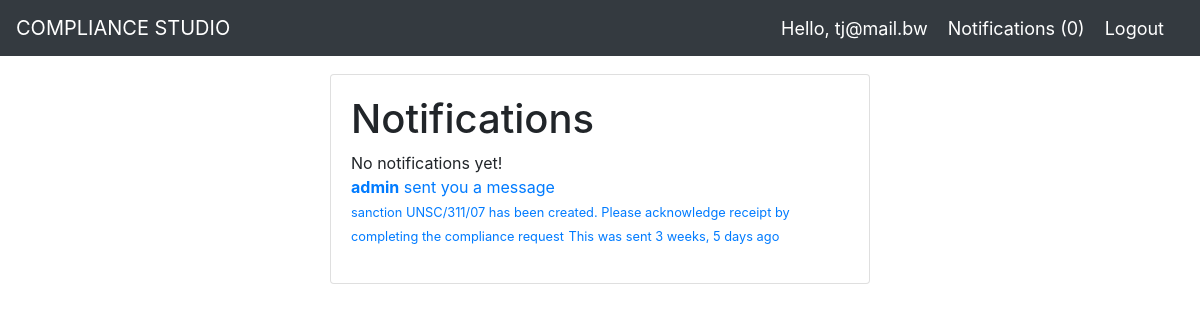
/notification/1 (signed in), run on the app's committed database.
### unsc/models.py (models this page shows)
class User(AbstractUser):
   is_regulator = models.BooleanField(default=False)
   is_officer = models.BooleanField(default=True)
   work_number = models.CharField(max_length=64, default=3650000)
   cellphone_number = models.CharField(max_length=64, default=72000000)
   business_name = models.ForeignKey('Company', null=True, on_delete=SET_NULL)

### notification/models.py (models this page shows, shortened)
class Notification(models.Model):
    CHOICES = [('INDIVIDUAL','INDIVIDUAL'), ('ENTITY','ENTITY')]
    to_user = models.ForeignKey(User, related_name="to_user", on_delete=CASCADE)
    notification_type = models.CharField(max_length=20, choices=CHOICES)
    is_read = models.BooleanField(default=False)
    message = models.TextField()
    extra_id = models.CharField(max_length=20, null=True, blank=True) #make this the same as the UNList id
    create_date = models.DateTimeField(auto_now_add=True)
    created_by = models.ForeignKey(User, related_name="from_user", on_delete=CASCADE)
    class Meta:
        ordering = ['-create_date']

### notification/views.py (the view)
# urls.py: path('notification/<int:pk>', views.notification_details, name='notification_details'),
def notification_details(request, pk):
    note = get_object_or_404(Notification, id=pk)
    note.is_read = True
    note.save()
    officer = get_object_or_404(ComplianceOfficer, user=request.user)
    comp = get_object_or_404(Company, company_name=officer.company)
    context = {'note': note, 'comp': comp}
    return render(request, 'notifications/notification_details.html', context)

### notification/context_processor.py (called while the page is built)
def notifications(request):
    if request.user.is_authenticated:
        return {'notifications': request.user.to_user.filter(is_read=False)}
    else:
        return {'notifications': []}

### unsc/models.py (called while the page is built)
    def __str__(self):
        return self.company_name

### notification/templates/notifications/notification_details.html
{% extends 'unsc/main.html' %}
{% block content %}
<br>
<div class="container">
    <div class="row">
        <div class="col-md-6 mx-auto">
            <div class="card card-body">
                <h1 class="title">Notifications</h1>
                {% if not notifications %}
                    No notifications yet!
                {% endif %}
                    <div class="notification">
                    <p>
                        <a href="{% url 'unsc:comply' comp.slug note.extra_id %}" class="note">
                            <strong>{{note.created_by.username}}</strong> sent you a message<br>
                            <small>{{note.message}}</small>
                            <small>This was sent {{note.create_date|timesince}} ago</small>
                        </a>
                    </p>
                    </div>
            </div>
        </div>
    </div>
</div>
{% endblock %}

### unsc/templates/unsc/navbar.html (shortened to what this page needs)
  <nav class="navbar navbar-expand-lg fixed-top navbar-dark bg-dark">
      <a class="navbar-brand" href="#">COMPLIANCE STUDIO</a>
    {% if request.user.is_authenticated %}
      <span class="hello-msg">Hello, {{request.user}}</span>
      <span><a  class="notifications" href="{% url 'unsc:notifications' %}">Notifications ({{notifications.count}})</a></span>
      <span><a class="hello-msg" href="{% url 'unsc:logOutPage' %}">Logout</a></span>
    {% endif %}
  </nav>

### unsc/templates/unsc/navbar.html (style rules this page uses)
.hello-msg, .notifications { font-size: 18px; color: #fff; margin-right: 20px; }

### data on the page
User: user "tj@mail.bw"
Notification: created_by.username "admin", message "sanction UNSC/311/07 has been created. Please acknowledge receipt by completing the compliance request", create_date "3 weeks, 5 days"

### other printed values
{{ notifications.count }} "0"
